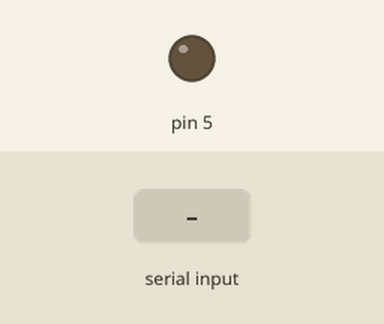
The sketch below on a simulated Arduino Uno, built with avr-gcc and run on an emulated ATmega328P. On the bench: output pins drawn as LEDs (lit = HIGH). Inputs (shaded band) come from the test bench.

Above: at 1.2 s.
1.3 s: "1" received over Serial
At 1.6 s:
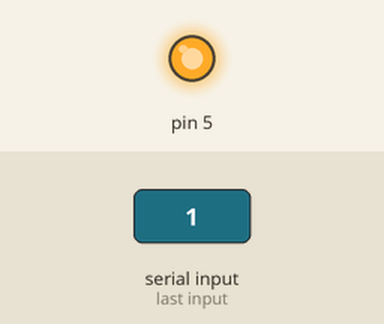
Timing chart, 0 to 4.3 s (numbered marks = the images above; inputs shaded):
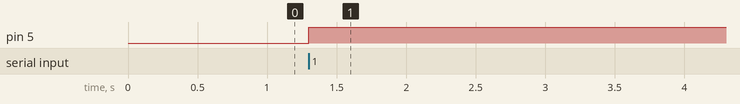

The sketch:

arduino.ino
```cpp
void setup()
{
  Serial.begin(9600);
    pinMode(5,OUTPUT);
}
void loop()
{
  while(!Serial.available());  //wait until a byte was received
  digitalWrite(5, Serial.read());//output received byte

}
```

Measured:
- after the input at 1.3 s, pin 5: LOW → HIGH at once
